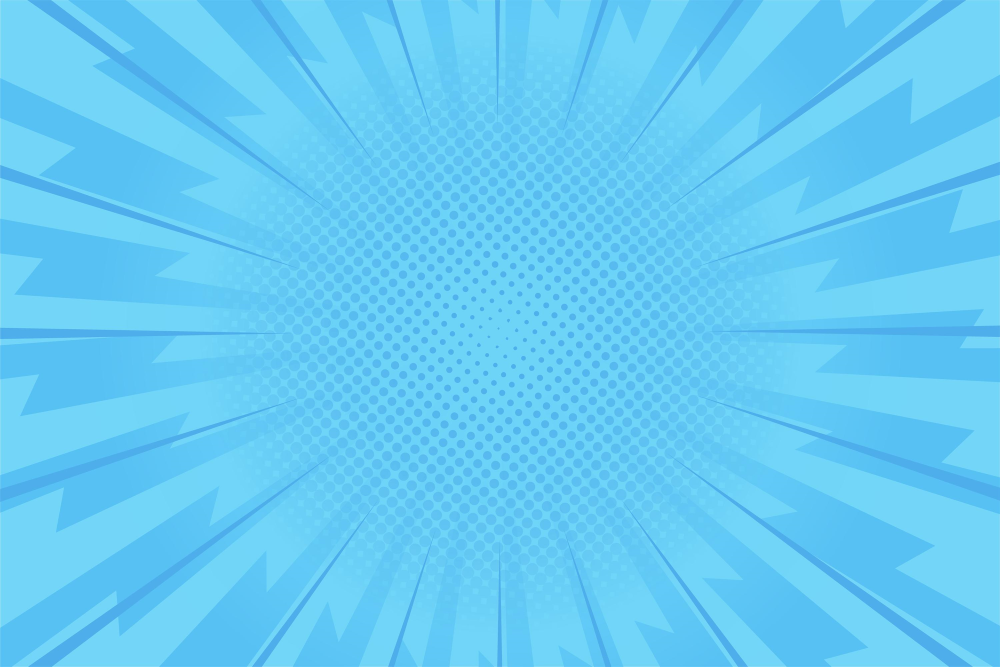
#> input picture images/background.png, 3000 x 2000 px (shown at 1/3 size); the run also reads 1 picture not shown here
$ python pillow_intro.py
#> lines starting #> are read from the running program, lines starting #| are printed output that depends on the picture
from PIL import Image

infile = "images/background.png"
im = Image.open(infile)
#> im is the input picture: PIL image 3000x2000 RGBA; mean R, G, B, A 101.3, 203, 245.4, 255

# print(im.format, im.size, im.mode)
print(f"Image Format: {im.format}, Size: {im.size}, Mode: {im.mode}")
#| Image Format: PNG, Size: (3000, 2000), Mode: RGBA

# saves it as a temporary PNG file and launches an app to display
# it, if such app is available. The photos app is launched on windows
# im.show()

# convert from jpg to webp
outfile = "images/background.webp"
if infile != outfile:
    try:
        with Image.open(infile) as im:
            im.save(outfile)
            im2 = Image.open(outfile)
            print(im2.format)
#| WEBP
            # im2.show()
    except OSError:
        print("cannot convert", infile)

# convert from jpg to thumbnail
im3 = Image.open("images/background.jpg")
# im3.show()
size = (128, 128)
im3.thumbnail(size)
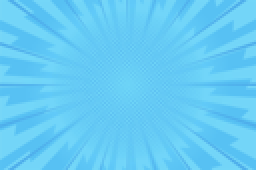
#> im3: PIL image 128x85 RGB (shown 2 times larger); mean R, G, B 101.3, 203, 245.4
outfile = "images/thumbnail.jpg"
im3.save(outfile, "JPEG")
im3.show()
